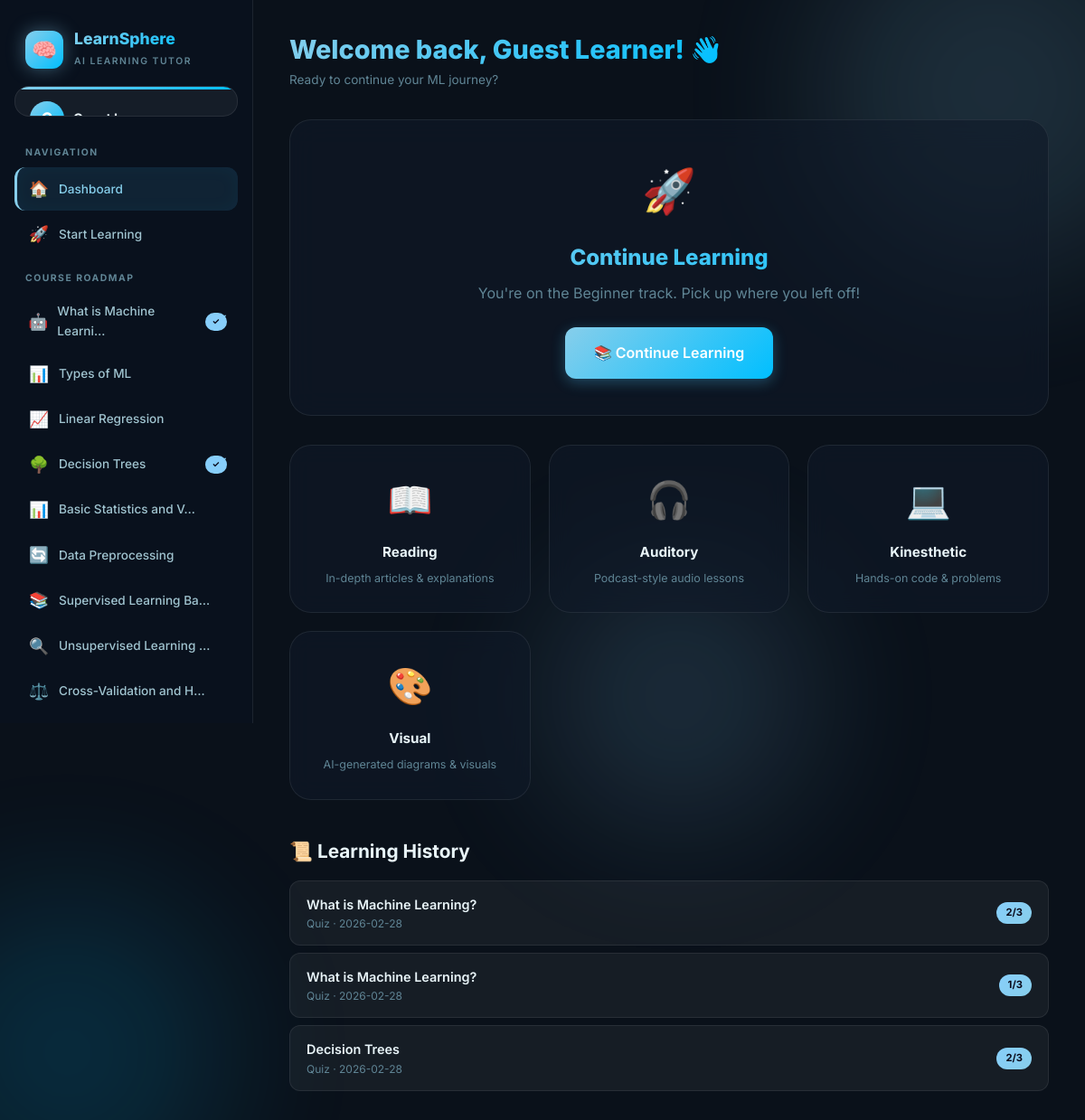
/dashboard (signed in), run on the app's committed database.
### tables this page shows
CREATE TABLE user_progress (
            id INTEGER PRIMARY KEY AUTOINCREMENT,
            user_id INTEGER UNIQUE NOT NULL,
            level TEXT,
            xp INTEGER DEFAULT 0,
            badges TEXT DEFAULT '[]',
            topics_completed TEXT DEFAULT '[]',
            current_topic TEXT,
            current_roadmap TEXT,
            learning_style TEXT,
            FOREIGN KEY (user_id) REFERENCES users(id)
        );

CREATE TABLE learning_history (
            id INTEGER PRIMARY KEY AUTOINCREMENT,
            user_id INTEGER NOT NULL,
            topic TEXT NOT NULL,
            learning_style TEXT,
            quiz_score INTEGER,
            quiz_total INTEGER,
            timestamp TIMESTAMP DEFAULT CURRENT_TIMESTAMP,
            FOREIGN KEY (user_id) REFERENCES users(id)
        );

### app.py (the view)
@app.route("/dashboard")
@login_required
def dashboard():
    progress = models.get_progress(session["user_id"])
    history = models.get_history(session["user_id"], limit=10)
    return render_template(
        "dashboard.html",
        user={"display_name": session.get("display_name", "Learner")},
        progress=progress,
        history=history
    )

### app.py (called while the page is built, shortened)
def login_required(f):
    @wraps(f)
    def decorated(*args, **kwargs):
        return f(*args, **kwargs)
    return decorated

### models.py (called while the page is built)
def get_db():
    conn = sqlite3.connect(DB_PATH)
    conn.row_factory = sqlite3.Row
    conn.execute("PRAGMA journal_mode=WAL")
    return conn

def get_progress(user_id):
    conn = get_db()
    row = conn.execute("SELECT * FROM user_progress WHERE user_id = ?", (user_id,)).fetchone()
    conn.close()
    if row:
        data: dict = dict(row)
        data["badges"] = json.loads(data["badges"] or "[]")
        data["topics_completed"] = json.loads(data["topics_completed"] or "[]")
        data["current_roadmap"] = json.loads(data["current_roadmap"]) if data["current_roadmap"] else None
        return data
    return None

def get_history(user_id, limit=20):
    conn = get_db()
    rows = conn.execute(
        "SELECT * FROM learning_history WHERE user_id = ? ORDER BY timestamp DESC LIMIT ?",
        (user_id, limit)
    ).fetchall()
    conn.close()
    return [dict(r) for r in rows]

### templates/dashboard.html (shortened to what this page needs)
{% extends "base.html" %}
{% block body %}
<div class="app-layout">
    <nav class="sidebar" id="sidebar">
        <div class="sidebar-brand">
            <div class="logo">🧠</div>
            <div class="brand-text">
                <h2>LearnSphere</h2>
                <span>AI Learning Tutor</span>
            </div>
        </div>
        <div class="sidebar-profile">
            <div class="user-info">
                <div class="avatar" id="userAvatar">{{ user.display_name[0] | upper }}</div>
                <div>
                    <div class="user-name" id="userName">{{ user.display_name }}</div>
                </div>
            </div>
        </div>
        <div class="sidebar-nav">
            <div class="nav-section-title">Navigation</div>
            <a href="/dashboard" class="nav-item active">
                <span class="nav-icon">🏠</span> Dashboard
            </a>
            <a href="/learn" class="nav-item">
                <span class="nav-icon">🚀</span> Start Learning
            </a>
            {% if progress and progress.current_roadmap %}
            <div class="nav-section-title">Course Roadmap</div>
            {% for topic in progress.current_roadmap %}
            <div class="nav-item {% if topic.title in progress.topics_completed %}completed{% endif %}"
                onclick="window.location='/learn?topic={{ topic.id }}'">
                <span class="nav-icon">{{ topic.icon }}</span>
                <span>{{ topic.title[:22] }}{% if topic.title|length > 22 %}…{% endif %}</span>
                {% if topic.title in progress.topics_completed %}
                <span class="nav-badge" style="background: var(--accent-green); color: #0a0a1a;">✓</span>
                {% endif %}
            </div>
            {% endfor %}
            {% endif %}
        </div>
    </nav>
    <main class="main-content">
        <div class="topbar">
            <div style="display:flex;align-items:center;gap:12px;">
                <div class="topbar-title">
                    <h1>Welcome back, {{ user.display_name }}! 👋</h1>
                    <p>Ready to continue your ML journey?</p>
                </div>
            </div>
        </div>
        <div class="glass-card card-3d" style="text-align:center; padding:40px; margin-top:32px;">
            <div style="font-size:3rem; margin-bottom:16px;">🚀</div>
            <h2
                style="font-size:1.5rem; font-weight:800; background:var(--gradient-primary); -webkit-background-clip:text; -webkit-text-fill-color:transparent; margin-bottom:8px;">
                {% if progress and progress.level %}Continue Learning{% else %}Start Your ML Journey{% endif %}
            </h2>
            <p style="color:var(--text-muted); margin-bottom:24px;">
                {% if progress and progress.level %}
                You're on the {{ progress.level }} track. Pick up where you left off!
                {% else %}
                Choose your experience level and get a personalized ML roadmap.
                {% endif %}
            </p>
            <a href="/learn" class="btn btn-primary btn-lg">
                {% if progress and progress.level %}📚 Continue Learning{% else %}🚀 Get Started{% endif %}
            </a>
        </div>
        <div class="features-grid" style="margin-top:32px;">
            <div class="feature-card card-3d" onclick="window.location='/learn'">
                <span class="feature-icon">📖</span>
                <div class="feature-title">Reading</div>
                <div class="feature-desc">In-depth articles & explanations</div>
            </div>
            <div class="feature-card card-3d" onclick="window.location='/learn'">
                <span class="feature-icon">🎧</span>
                <div class="feature-title">Auditory</div>
                <div class="feature-desc">Podcast-style audio lessons</div>
            </div>
            <div class="feature-card card-3d" onclick="window.location='/learn'">
                <span class="feature-icon">💻</span>
                <div class="feature-title">Kinesthetic</div>
                <div class="feature-desc">Hands-on code & problems</div>
            </div>
            <div class="feature-card card-3d" onclick="window.location='/learn'">
                <span class="feature-icon">🎨</span>
                <div class="feature-title">Visual</div>
                <div class="feature-desc">AI-generated diagrams & visuals</div>
            </div>
        </div>
        {% if history %}
        <div class="history-section" style="margin-top:32px;">
            <h3 class="section-title">📜 Learning History</h3>
            <div class="history-list">
                {% for h in history %}
                <div class="history-item">
                    <div>
                        <div class="history-topic">{{ h.topic }}</div>
                        <div style="font-size:0.75rem; color:var(--text-muted);">{{ h.learning_style or 'Quiz' }} · {{
                            h.timestamp[:10] }}</div>
                    </div>
                    {% if h.quiz_score is not none %}
                    <div class="history-meta">
                        <span class="history-score">{{ h.quiz_score }}/{{ h.quiz_total }}</span>
                    </div>
                    {% endif %}
                </div>
                {% endfor %}
            </div>
        </div>
        {% endif %}
    </main>
</div>
{% endblock %}

### templates/base.html (shortened to what this page needs)
<!DOCTYPE html>
<html lang="en">
<head>
    <link rel="stylesheet" href="/static/css/style.css">
</head>
<body>
    <div class="bg-orbs">
        <div class="orb"></div>
        <div class="orb"></div>
        <div class="orb"></div>
    </div>
    {% block body %}{% endblock %}
</body>
</html>

### data on the page
user_progress: level "Beginner"
learning_history: topic "What is Machine Learning?", learning_style "Quiz", timestamp "2026-02-28", quiz_score "2", quiz_total "3"
learning_history: topic "What is Machine Learning?", learning_style "Quiz", timestamp "2026-02-28", quiz_score "1", quiz_total "3"
learning_history: topic "Decision Trees", learning_style "Quiz", timestamp "2026-02-28", quiz_score "2", quiz_total "3"

### other printed values
{{ topic.icon }} "🤖" "📊" "📈" "🌳" "📊" "🔄" "📚" "🔍" "⚖️"
{{ topic.title[:22] }} "What is Machine Learni" "Types of ML" "Linear Regression" "Decision Trees" "Basic Statistics and V" "Data Preprocessing" "Supervised Learning Ba" "Unsupervised Learning" "Cross-Validation and H"
{{ user.display_name }} "Guest Learner"
